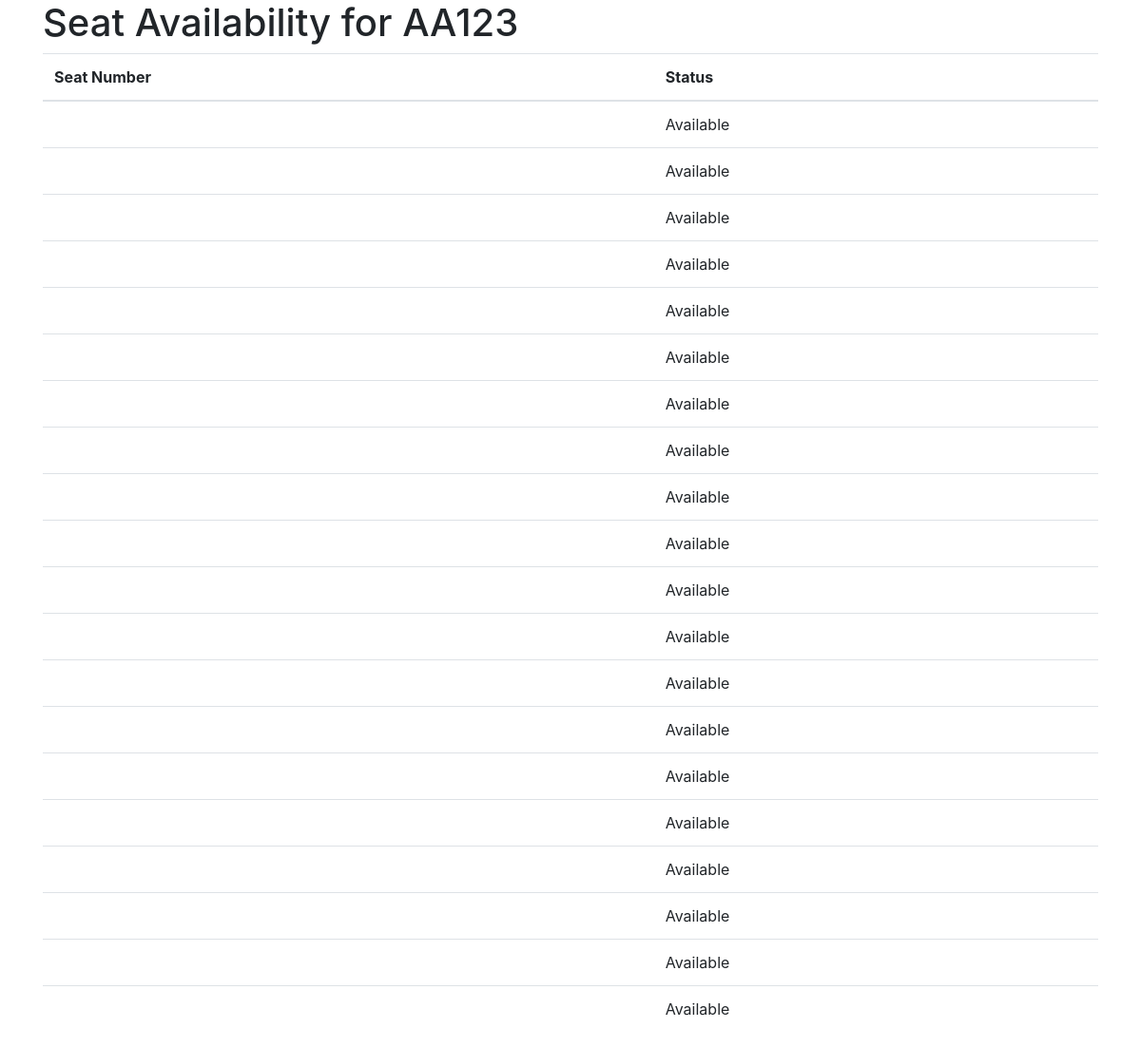
The app's page /flights/flight/1/seats/ with its own data.
### flights/models.py (models this page shows, shortened)
class Flight(models.Model):
    flight_number = models.CharField(max_length=20)
    origin = models.CharField(max_length=50)
    destination = models.CharField(max_length=50)
    departure_time = models.DateTimeField()
    arrival_time = models.DateTimeField()
    duration = models.DurationField(null=True, blank=True)
    aircraft = models.ForeignKey(Aircraft, on_delete=models.PROTECT, null=True)
    estado = models.CharField(
        max_length=20,
        choices=[
            ('scheduled', 'Scheduled'),
            ('on_time', 'On Time'),
            ('delayed', 'Delayed'),
            ('cancelled', 'Cancelled'),
            ('completed', 'Completed'),
        ],
        default='scheduled',
    )
    precio_base = models.DecimalField(max_digits=10, decimal_places=2, default=0.00)

class Seat(models.Model):
    flight = models.ForeignKey(Flight, on_delete=models.CASCADE)
    aircraft = models.ForeignKey(Aircraft, on_delete=models.CASCADE, null=True, blank=True)
    numero = models.CharField(max_length=10)
    fila = models.IntegerField(null=True, blank=True)
    columna = models.IntegerField(null=True, blank=True)
    tipo = models.CharField(max_length=20, default='economy')
    status = models.CharField(
        max_length=20,
        choices=[
            ('available', 'Available'),
            ('reserved', 'Reserved'),
            ('occupied', 'Occupied'),
        ],
        default='available',
    )

### flights/views.py (the view)
# urls.py: path('flight/<int:flight_id>/seats/', views.seat_availability, name='seat_availability'),
def seat_availability(request, flight_id):
    try:
        flight = services.get_flight_by_id(flight_id)
        seats = services.get_seats_by_flight(flight)
        return render(request, 'flights/seat_availability.html', {'flight': flight, 'seats': seats})
    except ObjectDoesNotExist:
        return render(request, 'flights/error.html', {'error_message': 'Flight not found'})
    except Exception as e:
        return render(request, 'flights/error.html', {'error_message': str(e)})

### flights/services.py (called while the page is built)
def get_flight_by_id(flight_id):
    return Flight.objects.get(pk=flight_id)

def get_seats_by_flight(flight):
    return Seat.objects.filter(flight=flight)

### flights/templates/flights/seat_availability.html (shortened to what this page needs)
<!DOCTYPE html>
<html>
<head>
    <link rel="stylesheet" href="https://stackpath.bootstrapcdn.com/bootstrap/4.5.2/css/bootstrap.min.css">
</head>
<body>
    <div class="container">
        <h1>Seat Availability for {{ flight.flight_number }}</h1>
        <table class="table">
            <thead>
                <tr>
                    <th>Seat Number</th>
                    <th>Status</th>
                </tr>
            </thead>
            <tbody>
                {% for seat in seats %}
                <tr>
                    <td>{{ seat.seat_number }}</td>
                    <td>{{ seat.get_status_display }}</td>
                </tr>
                {% endfor %}
            </tbody>
        </table>
    </div>
</body>
</html>

### records on screen
Flight: flight_number "AA123"
Seat: status "Available"
Seat: status "Available"
Seat: status "Available"
Seat: status "Available"
Seat: status "Available"
Seat: status "Available"
Seat: status "Available"
Seat: status "Available"
Seat: status "Available"
Seat: status "Available"
Seat: status "Available"
Seat: status "Available"
Seat: status "Available"
Seat: status "Available"
Seat: status "Available"
Seat: status "Available"
Seat: status "Available"
Seat: status "Available"
Seat: status "Available"
Seat: status "Available"
